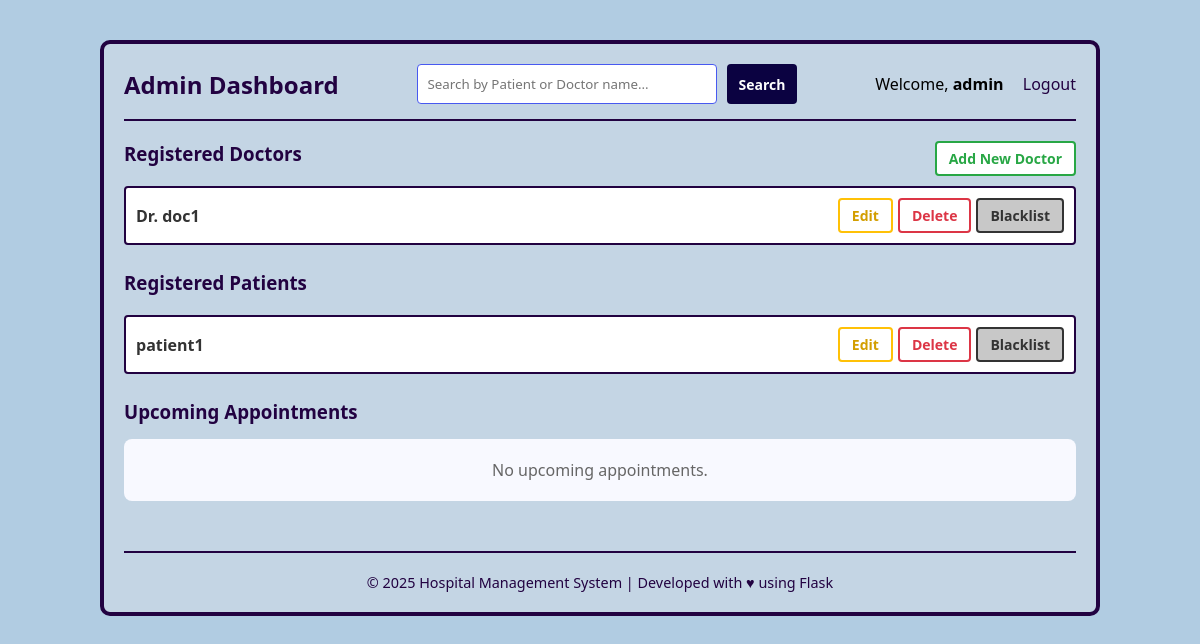
The app's page /admin_dashboard (signed in), older data.
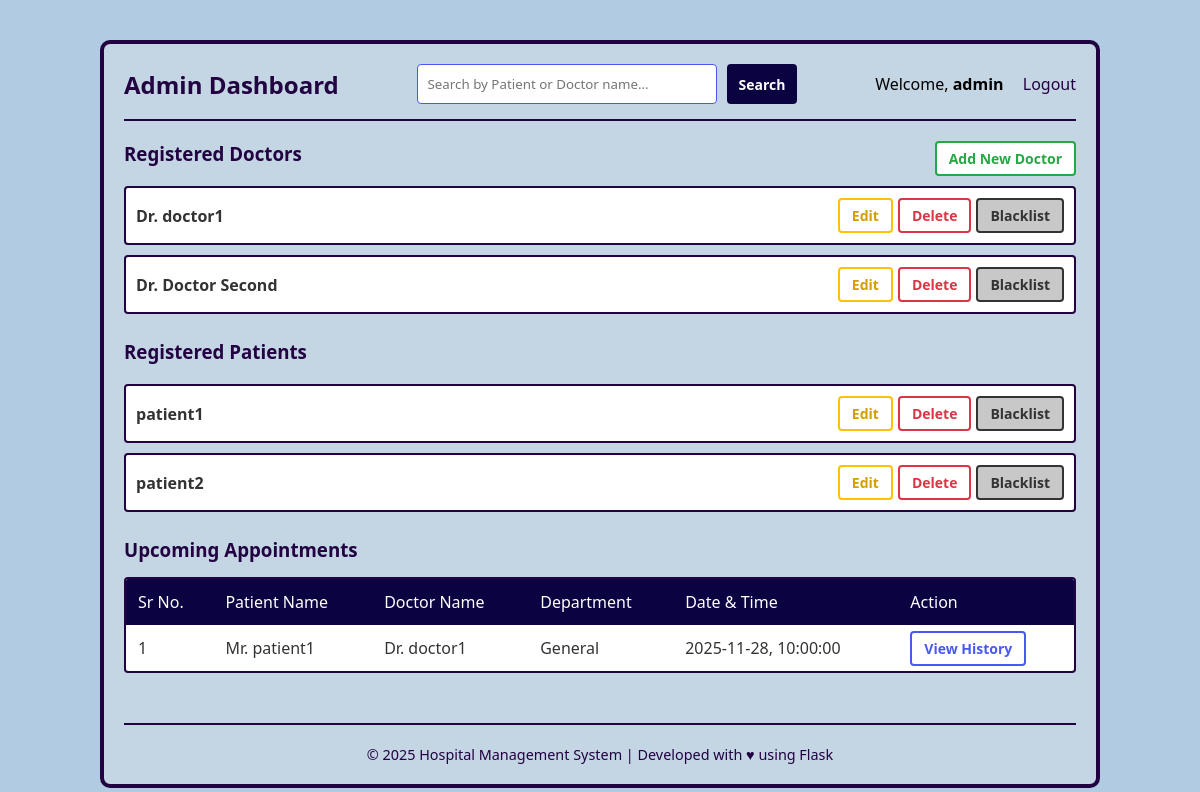
The same page, newer data.
### application/models.py (models this page shows)
class Doctor(db.Model):
    id = db.Column(db.Integer, primary_key=True)
    email = db.Column(db.String(), unique=True, nullable=False)
    username = db.Column(db.String(), unique=True, nullable=False)
    password = db.Column(db.String(), nullable=False)
    name = db.Column(db.String(), nullable=False)
    Dep_id = db.Column(db.Integer, db.ForeignKey("department.id"), nullable=False)
    gender = db.Column(db.Enum('Male', 'Female'), nullable=False)
    appointments = db.relationship('Appointment', backref='doctor')

class Patient(db.Model):
    id = db.Column(db.Integer, primary_key=True)
    email = db.Column(db.String(), unique=True, nullable=False)
    username = db.Column(db.String(), unique=True, nullable=False)
    password = db.Column(db.String(), nullable=False)
    name = db.Column(db.String(), nullable=False)
    age = db.Column(db.Integer)
    gender = db.Column(db.Enum('Male', 'Female'))
    appointments = db.relationship('Appointment', backref='patient')

class Department(db.Model):
    id = db.Column(db.Integer, primary_key=True)
    dep_name = db.Column(db.String(), nullable=False)
    description = db.Column(db.String(), nullable=False)
    doctors_registered = db.relationship('Doctor', backref='department')

class Appointment(db.Model):
    id = db.Column(db.Integer, primary_key=True)
    p_id = db.Column(db.Integer, db.ForeignKey("patient.id"), nullable=False)
    d_id = db.Column(db.Integer, db.ForeignKey("doctor.id"), nullable=False)
    date = db.Column(db.Date, nullable=False)
    time = db.Column(db.Time, nullable=False)
    status = db.Column(db.Enum('Booked', 'Completed', 'Cancelled'), nullable=False)
    treatments = db.relationship('Treatment', backref='appointment')

### application/controllers.py (the view)
@app.route("/admin_dashboard", methods=["GET", "POST"])
def admin_dashboard():
    if session.get('user_type') != 'admin':
        flash('Access denied.', 'error')
        return redirect(url_for('home'))
    query = request.args.get('q', '').strip()
    doctors_q = Doctor.query
    patients_q = Patient.query
    appointments_q = Appointment.query.join(Patient).join(Doctor)
    if query:
        search = f"%{query}%"
        doctors = doctors_q.filter(Doctor.name.ilike(search)).all()
        patients = patients_q.filter(Patient.name.ilike(search)).all()
        appointments = appointments_q.filter(
            Patient.name.ilike(search) | Doctor.name.ilike(search)
        ).all()
    else:
        doctors = doctors_q.all()
        patients = patients_q.all()
        appointments = appointments_q.all()
    appointments_with_details = []
    for appt in appointments:
        appointments_with_details.append({
            'id': appt.id,
            'patient': appt.patient,   # use backref provided objects
            'doctor': appt.doctor,
            'date': appt.date,
            'time': appt.time,
            'status': appt.status
        })
    return render_template('admin_dashboard.html', doctors=doctors, patients=patients, appointments=appointments_with_details)

### templates/admin_dashboard.html (shortened to what this page needs)
{% extends "base.html" %}
{% block search_box %}
<form action="{{ url_for('admin_dashboard') }}" method="GET" style="display: flex; gap: 10px;">
    <input type="text"
           name="q"
           value="{{ request.args.get('q', '') }}"
           placeholder="Search by Patient or Doctor name..."
           style="width: 300px; padding: 10px; border-radius: 4px; border: 1px solid #4859f0;">
    <button type="submit" class="btn btn-search">Search</button>
</form>
{% endblock %}
{% block content %}
<div class="section">
    <div class="section-header">
        <h3>Registered Doctors</h3>
        <a href="/doctor_register" class="btn btn-create">
            Add New Doctor
        </a>
    </div>
    <div class="list-container">
        {% if doctors|length == 0 %}
            <p style="color: #666; padding: 20px; text-align: center;">
                No doctors registered yet.
            </p>
        {% else %}
            {% for doctor in doctors %}
            <div class="list-item">
                <span class="name">Dr. {{ doctor.name }}</span>
                <div class="actions">
                    <a href="{{ url_for('edit_doctor', doctor_id=doctor.id) }}" class="btn btn-edit">Edit</a>
                    <a href="{{ url_for('delete_doctor', doctor_id=doctor.id) }}" class="btn btn-delete"
                       onclick="return confirm('Are you sure you want to delete Dr. {{ doctor.name }}? This cannot be undone.')">
                        Delete
                    </a>
                    <a href="{{ url_for('blacklist_doctor', doctor_id=doctor.id) }}" class="btn btn-blacklist"
                       onclick="return confirm('Are you sure you want to blacklist Dr. {{ doctor.name }}? This cannot be undone.')">
                        Blacklist
                    </a>
                </div>
            </div>
            {% endfor %}
        {% endif %}
    </div>
</div>
<div class="section">
    <div class="section-header">
        <h3>Registered Patients</h3>
    </div>
    <div class="list-container">
        {% if patients|length == 0 %}
            <p style="color: #666; padding: 20px; text-align: center;">
                No patients registered yet.
            </p>
        {% else %}
            {% for patient in patients %}
            <div class="list-item">
                <span class="name">{{ patient.name }}</span>
                <div class="actions">
                    <a href="{{ url_for('edit_patient', patient_id=patient.id) }}" class="btn btn-edit">Edit</a>
                    <a href="{{ url_for('delete_patient', patient_id=patient.id) }}"
                       class="btn btn-delete"
                       onclick="return confirm('Delete {{ patient.name }} permanently?')">
                        Delete
                    </a>
                    <a href="{{ url_for('blacklist_patient', patient_id=patient.id) }}"
                       class="btn btn-blacklist"
                       onclick="return confirm('Blacklist {{ patient.name }}?')">
                        Blacklist
                    </a>
                </div>
            </div>
            {% endfor %}
        {% endif %}
    </div>
</div>
<div class="section">
    <h3 style="margin-bottom: 15px;">Upcoming Appointments</h3>
    {% if appointments|length == 0 %}
        <p style="color: #666; padding: 20px; text-align: center; background: #f8f9ff; border-radius: 8px;">
            No upcoming appointments.
        </p>
    {% else %}
        <table class="appoint-table">
            <thead>
                <tr>
                    <th>Sr No.</th>
                    <th>Patient Name</th>
                    <th>Doctor Name</th>
                    <th>Department</th>
                    <th>Date & Time</th>
                    <th>Action</th>
                </tr>
            </thead>
            <tbody>
                {% for appointment in appointments %}
                {% if appointment.status=='Booked' %}
                <tr>
                    <td>{{appointment.id}}</td>
                    <td>Mr. {{appointment.patient.name}}</td>
                    <td>Dr. {{appointment.doctor.name}}</td>
                    <td>{{appointment.doctor.department.dep_name}}</td>
                    <td>{{appointment.date}}, {{appointment.time}}</td>
                    <td><a href="{{ url_for('view_appointment', appt_id=appointment.id) }}" class="btn btn-view">View History</a></td>
                </tr>
                {% endif %}
                {% endfor %}
            </tbody>
        </table>
    {% endif %}
</div>
{% endblock %}

### templates/base.html (shortened to what this page needs)
<!DOCTYPE html>
<html lang="en">
<head>
    <link rel="stylesheet" href="{{ url_for('static', filename='style1.css') }}">
</head>
<body>
    <div class="dashboard-container">
        <div class="nav-bar">
            <h2>
                {% if session.user_type == 'admin' %}
                    Admin Dashboard
                {% elif session.user_type == 'doctor' %}
                    Doctor Dashboard
                {% elif session.user_type == 'patient' %}
                    Patient Dashboard
                {% else %}
                    Hospital Management System
                {% endif %}
            </h2>
            <div class="search-box">
                {% block search_box %}{% endblock %}
            </div>
            <div>
                {% if session.username %}
                    <span style="margin-right: 15px;">Welcome, <strong>{{ session.username }}</strong></span>
                    <a href="{{ url_for('logout') }}" style="color: rgb(34, 2, 65); text-decoration: none;">Logout</a>
                {% else %}
                    <a href="{{ url_for('patient_login') }}" style="color: rgb(34, 2, 65); margin-right: 15px;">Patient Login</a>
                    <a href="{{ url_for('doc_login') }}" style="color: rgb(34, 2, 65); margin-right: 15px;">Doctor Login</a>
                    <a href="{{ url_for('admin_login') }}" style="color: rgb(34, 2, 65);">Admin Login</a>
                {% endif %}
            </div>
        </div>
        <main>
            {% block content %}{% endblock %}
        </main>
        <footer style="
            margin-top: 50px;
            padding-top: 20px;
            border-top: 2px solid rgb(34, 2, 65);
            text-align: center;
            color: rgb(34, 2, 65);
            font-size: 0.9em;
        ">
            © 2025 Hospital Management System | Developed with ♥ using Flask
        </footer>
    </div>
</body>
</html>

### static/style1.css (style rules this page uses)
* { margin: 0; padding: 0; box-sizing: border-box; font-family: 'Segoe UI', Tahoma, Geneva, Verdana, sans-serif; }
body { background-color: rgb(177, 204, 226); display: flex; justify-content: center; padding: 20px; }
.dashboard-container { background-color: rgb(196, 213, 228); border: 4px solid rgb(34, 2, 65); border-radius: 10px; width: 100%; max-width: 1000px; padding: 20px; margin-top: 20px; }
.nav-bar { display: flex; justify-content: space-between; align-items: center; border-bottom: 2px solid rgb(34, 2, 65); padding-bottom: 15px; margin-bottom: 20px; }
.nav-bar h2 { color: rgb(34, 2, 65); }
.search-box { display: flex; gap: 10px; }
.search-box input { padding: 8px; border-radius: 4px; border: 1px solid #4859f0; background-color: white; width: 250px; }
.section h3 { color: rgb(34, 2, 65); margin-bottom: 10px; }
.section { margin-bottom: 25px; }
.section-header { display: flex; justify-content: space-between; align-items: center; margin-bottom: 10px; }
.list-container { display: flex; flex-direction: column; gap: 10px; }
.list-item { display: flex; justify-content: space-between; align-items: center; border: 2px solid rgb(34, 2, 65); border-radius: 4px; padding: 10px; background-color: white; }
.list-item .name { color: #333; font-weight: bold; }
.actions { display: flex; gap: 5px; }
.appoint-table { width: 100%; border-collapse: separate; border-spacing: 0; border: 2px solid rgb(34, 2, 65); background-color: white; border-radius: 4px; overflow: hidden; }
.appoint-table th { background-color: rgb(11, 2, 65); color: white; padding: 12px; text-align: left; font-weight: normal; }
.appoint-table td { padding: 12px; border-bottom: 1px solid #ccc; color: #333; }
.appoint-table tr:last-child td { border-bottom: none; }
.btn { border-radius: 4px; padding: 6px 12px; cursor: pointer; font-size: 14px; font-weight: bold; transition: 0.3s; text-decoration: none; }
.btn-search { background-color: rgb(11, 2, 65); color: white; border: none; }
.btn-create { background-color: white; border: 2px solid #28a745; color: #28a745; }
.btn-edit { background-color: white; border: 2px solid #ffc107; color: #d39e00; }
.btn-delete { background-color: white; border: 2px solid #dc3545; color: #dc3545; }
.btn-blacklist { background-color: rgb(200, 200, 200); border: 2px solid #333; color: #333; }
.btn-view { background-color: white; border: 2px solid #4859f0; color: #4859f0; }

Row changes from the older to the newer data that the page shows:
changed Doctor: name "doc1" → "doctor1"
added Doctor: name "Doctor Second"
added Patient: name "patient2"
now on this page (row unchanged): Department: doctor.department.dep_name "General"
added Appointment: date "2025-11-28", time "10:00:00"
Text that changed along with them:
text no longer shown: "No upcoming appointments."
text now shown: "Sr No. Patient Name Doctor Name Department Date & Time Action"
new list line: "1 Mr. Dr. , View History"
new list line: "patient1"
new list line: "doctor1"
